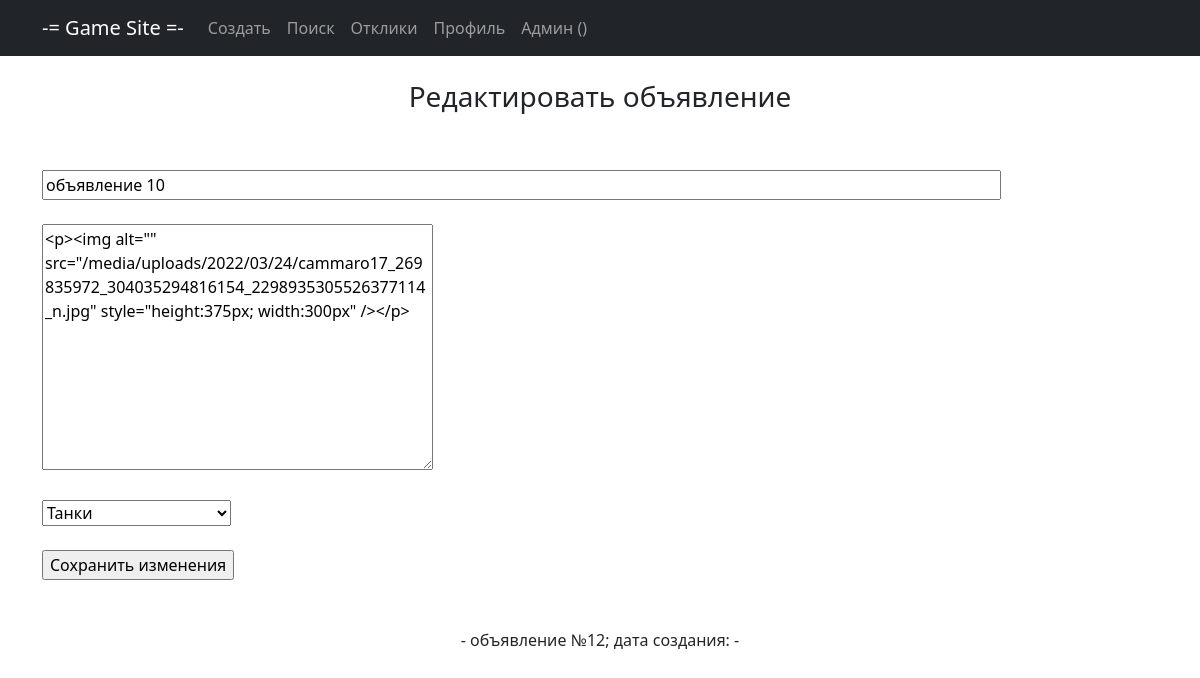
The page /edit/12 on the database as committed earlier.
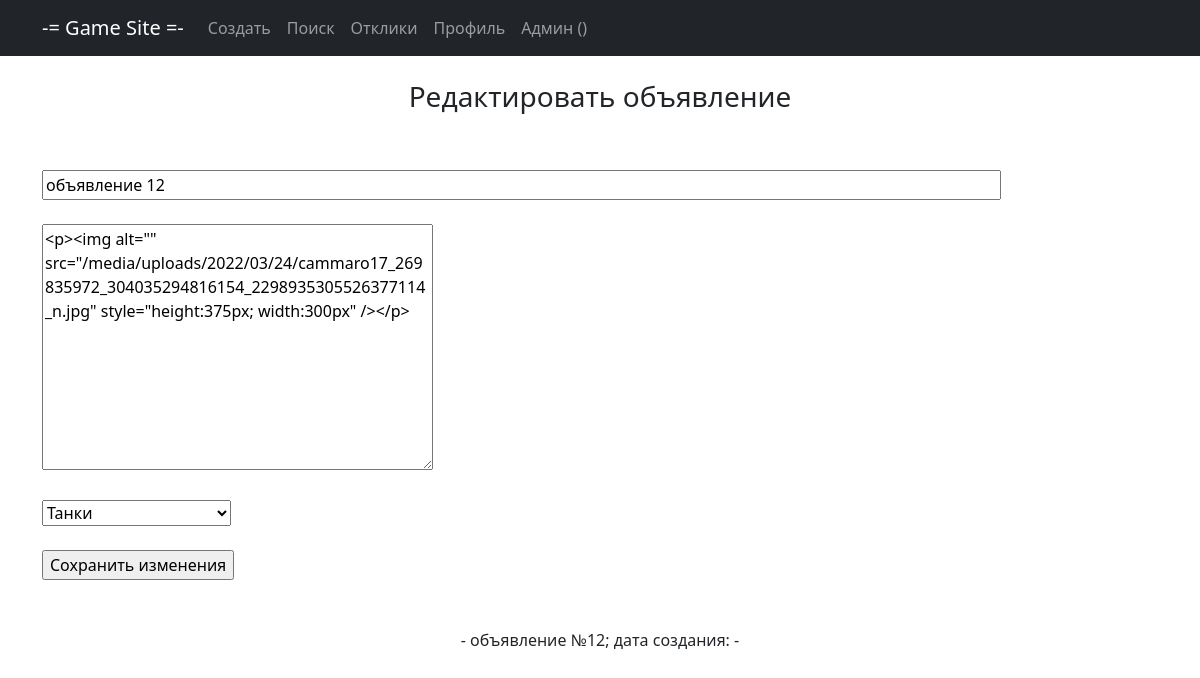
The same page on the database as committed later.
### main/models.py (models this page shows, shortened)
class Note(models.Model):
    title = models.CharField(max_length=128, verbose_name='Название')
    content = RichTextUploadingField(verbose_name='Контент')
    datetime = models.DateTimeField(auto_now_add=True, verbose_name='Дата создания')
    user = models.ForeignKey(User, blank=True, null=True, on_delete=models.CASCADE, verbose_name='Пользователь')
    category = models.ForeignKey(Category, on_delete=models.CASCADE, verbose_name='Категория')

### main/views.py (the view)
# urls.py: path('edit/<int:pk>', NoteEdit.as_view(), name='edit'),
class NoteEdit(UpdateView):
    template_name = 'note_edit.html'
    form_class = NoteForm
    def get_object(self, **kwargs):
        pk = self.kwargs.get('pk')
        return Note.objects.get(pk=pk)

### main/forms.py
class NoteForm(ModelForm):
    def __init__(self, *args, **kwargs):
        super().__init__(*args, **kwargs)
        self.fields['category'].empty_label = 'Выберите категорию'
    class Meta:
        model = Note
        fields = '__all__'
        exclude = ['user']
        widgets = {'title': TextInput(attrs={'size': 98, 'placeholder': 'Название объявления'})}

### main/models.py (called while the page is built)
    def __str__(self):
        return f'{self.name}'

### templates/note_edit.html (shortened to what this page needs)
{% extends 'static/default.html' %}
{% load static %}
{% block content %}
<br><h3>Редактировать объявление</h3><br><br>
<form align="left" method="POST">
    {{ form.title }}<br>
    {{ form.media }}<br>
    {{ form.content }}<br><br>
    {{ form.category }}<br><br>
    <input type="submit" value="Сохранить изменения">
</form><br><br>
- объявление №{{ note.pk }}; дата создания: {{ note.dateCreation }} -<br><br><br>
{% endblock content %}

Rows that differ between the two databases and show on the page:
changed Note "Танки": title "объявление 10" → "объявление 12"
